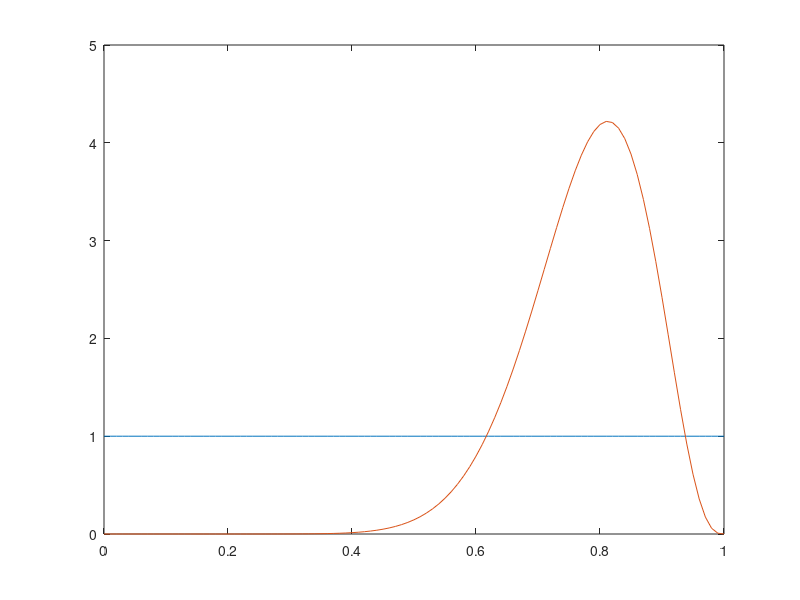

MATLAB code to generate this figure: (Note: this script raises an error after producing the figure.)
% Ejemplo binomial/beta con Metropolis
a0       = 1;   b0       = 1;
n_test   = 16;  n_exitos = 13;
p_std    = .1;  nsim     = 1e4;
p        = zeros(nsim,1);
p(1)     = betarnd(a0,b0);
logL0    = n_exitos*log(p(1))+(n_test-n_exitos)*log(1-p(1))+log(betapdf(p(1),a0,b0));
for I = 2:nsim
    p_aux = -1;
    while p_aux>1 || p_aux<0
        p_aux     = normrnd(p(I-1),p_std);
    end
    logL_aux  = n_exitos*log(p_aux)+(n_test-n_exitos)*log(1-p_aux)+log(betapdf(p_aux,a0,b0));
    if logL_aux>=logL0
        p(I)  = p_aux;
        logL0 = logL_aux;
    else
        r = exp(logL_aux-logL0);
        u = unifrnd(0,1);
        if u<=r
            p(I)  = p_aux;
            logL0 = logL_aux;
        else
            p(I)  = p(I-1);
        end
    end
end
figure
x0 = 0:.01:1;
plot(x0,betapdf(x0,a0,b0),x0,betapdf(x0,a0+n_exitos,n_test-n_exitos+b0));
hold on; histogram(p(nsim/10:end),'Normalization','pdf')
